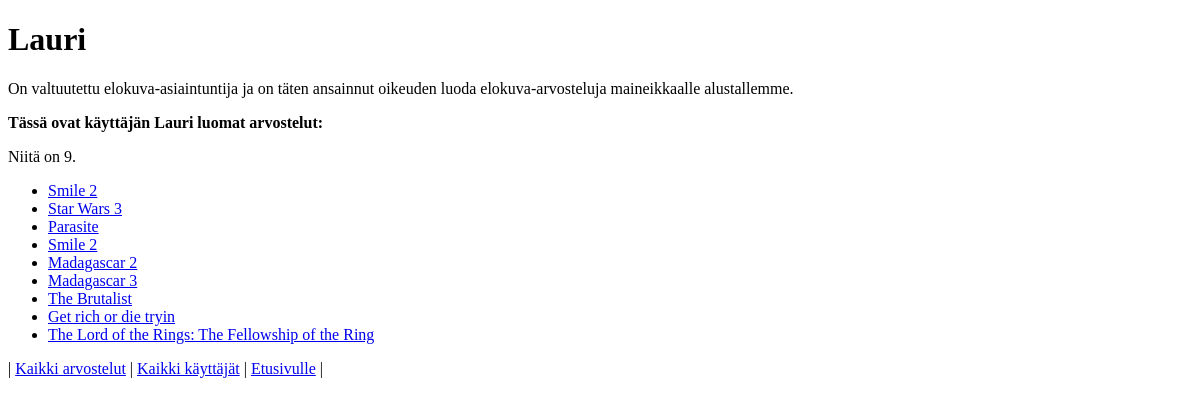
The app's page /show_user/1, older data.
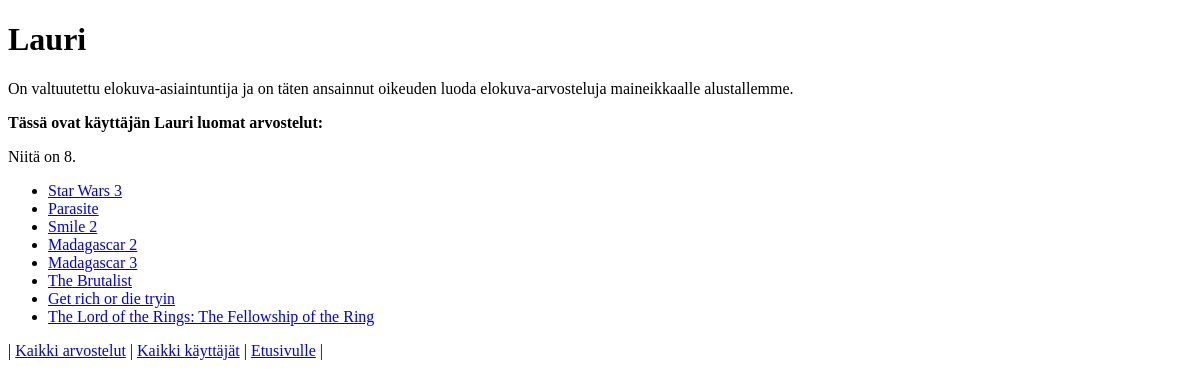
The same page, newer data.
### tables this page shows
CREATE TABLE reviews (
    id INTEGER PRIMARY KEY,
    user_id INTEGER REFERENCES users,
    movie TEXT, 
    rating INTEGER, 
    review TEXT
);

### app.py (the view)
@app.route("/show_user/<int:user_id>")
def show_user(user_id):
    user = users.get_user(user_id)
    if type(user) is str:
        return render_template("error_message.html", unf_error=user)
    else:
        items = users.get_users_reviews(user_id)
        return render_template("show_user.html", user=user, reviews=items)

### db.py (called while the page is built)
def get_connection():
    con = sqlite3.connect("database.db")
    con.execute("PRAGMA foreign_keys = ON")
    con.row_factory = sqlite3.Row
    return con

def query(sql, params=[]):
    con = get_connection()
    result = con.execute(sql, params).fetchall()
    con.close()
    return result

### users.py (called while the page is built)
def get_user(user_id):
    sql = """SELECT id, username
            FROM users
            WHERE id = ?
            ;"""
    res = db.query(sql, [user_id])
    return res[0] if res else "VIRHE: Kysely ei tuottanut tulosta. Kyseiselle id-numerolle ei ole käyttäjää."

def get_users_reviews(user_id):
    sql = """SELECT R.movie, R.id
            FROM users U, reviews R
            WHERE U.id = R.user_id
            AND U.id = ?
            ;"""
    res = db.query(sql, [user_id])
    return res if res else None

### templates/show_user.html (shortened to what this page needs)
<!DOCTYPE html>
<html>
<head>
</head>
<body>
    <h1>{{ user.username }}</h1>
    <p>
        On valtuutettu elokuva-asiaintuntija ja on täten ansainnut oikeuden luoda elokuva-arvosteluja
        maineikkaalle alustallemme.
    </p>
    {% if reviews %}
    <p>
        <b>Tässä ovat käyttäjän {{ user.username }} luomat arvostelut:</b>
    </p>
    <p>
        Niitä on {{ reviews | count}}.
    </p>
    <ul>
        {% for rev in reviews %}
        <li><a href="/movie_reviews/{{ rev.id }}">{{ rev.movie }}</a></li>
        {% endfor %}
    </ul>
    {% else %}
    <p>Käyttäjä {{ user.username }} ei ole luonut vielä yhtäkään elokuva-arvostelua.</p>
    {% endif %}
    <p>
        |
        <a href="/movie_reviews">Kaikki arvostelut</a> |
        <a href="/all_users">Kaikki käyttäjät</a> |
        <a href="/">Etusivulle</a>
        |
    </p>
</body>
</html>

Row changes from the older to the newer data that the page shows:
removed reviews: movie "Smile 2"
Text that changed along with them:
{{ reviews | count }}: "9" → "8"
